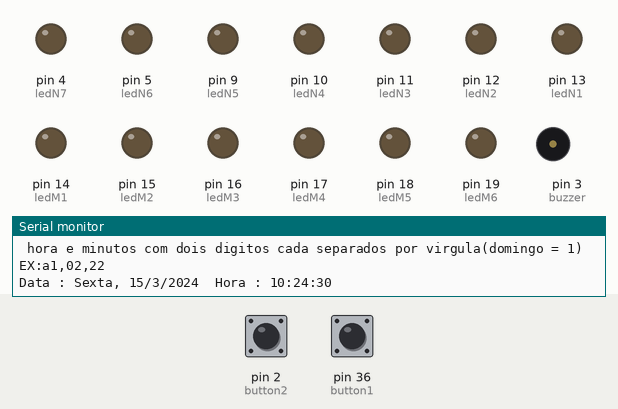
This sketch was run on a simulated Arduino Mega 2560, built with avr-gcc and run on an emulated ATmega2560. On the bench: output pins drawn as LEDs (lit = HIGH), buzzer (waves = sounding, pin HIGH), the last lines printed to the serial monitor. Dashed ring = blinking. The inputs (shaded band) are chosen by the test bench; at power-on: pin 2 (button2) LOW, pin 36 (button1) LOW. The local clock reads 2024-03-15 10:24:30 at power-on unless the sketch sets it.

Above: at 1.2 s.
1.3 s: pin 2 (button2) pulled HIGH for 3.2 s
At 2.9 s:
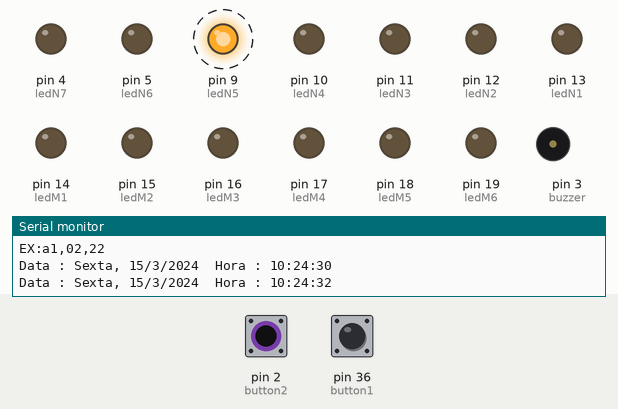
6.6 s: pin 36 (button1) pulled HIGH for 3.2 s
At 8.9 s:
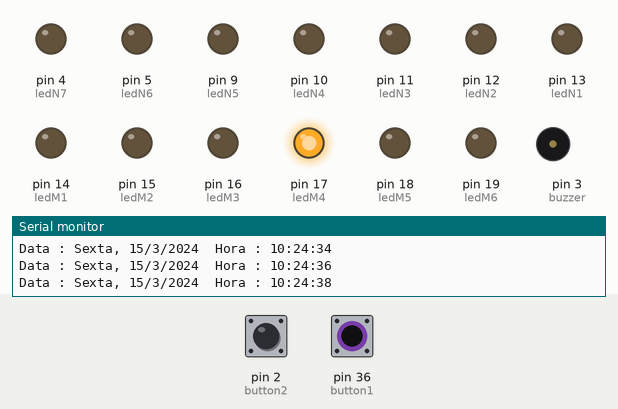
Timing chart, 0 to 10.6 s (numbered marks = the images above; inputs shaded):
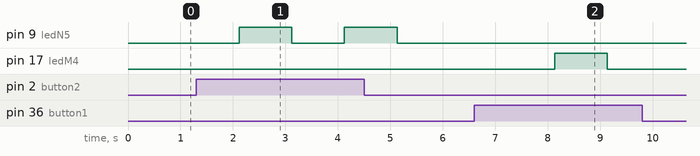

Measured:
- after the input at 1.3 s, pin 9 (ledN5): alternates HIGH for 1.0 s and LOW for 1.0 s, starting after 0.82 s
- after the input at 6.6 s, pin 17 (ledM4): LOW → HIGH after 1.5 s, → LOW 1.0 s later

The sketch:

CaixaRemedio.ino
```cpp
// Programa : Data e hora com modulo RTC DS1302
// Alteracoes e adaptacoes : Arduino e Cia
//
// Baseado no programa original de Krodal e na biblioteca virtuabotixRTC

// Carrega a biblioteca virtuabotixRTC
#include <virtuabotixRTC.h>

// Determina os pinos ligados ao modulo
// myRTC(clock, data, rst)
virtuabotixRTC myRTC(6, 7, 8);

//LEDs de manha
int ledM1 = 14; //seg
int ledM2 = 15; //ter
int ledM3 = 16; //qua
int ledM4 = 17; //qui
int ledM5 = 18; //sex
int ledM6 = 19; //sab
int ledM7 = 20; //dom

//LEDs de noite
int ledN1 = 13; //seg
int ledN2 = 12; //ter
int ledN3 = 11; //qua
int ledN4 = 10;  //qui
int ledN5 = 9;  //sex
int ledN6 = 5;  //sab
int ledN7 = 4; //dom

//buzzer
int buzzer = 3;

//botoes
int button1 = 36;
int button2 = 2;

//flags auxiliares
int flagA = 0;
int auxD = 0;

//variaveis para armazenar o estado dos botoes
int bState1 = 0;
int bState2 = 0;

//struct criada para salvar os alarmes
struct alarme
{
  int diaS;
  int hora;
  int minuto;
};
typedef struct alarme Alarme;

String serialAlarme;

void setup()
{
  Serial.begin(9600);
  // Informacoes iniciais de data e hora
  // Apos setar as informacoes, comente a linha abaixo
  // (segundos, minutos, hora, dia da semana, dia do mes, mes, ano)
  //myRTC.setDS1302Time(30, 45, 15, 2, 25, 6, 2018);

  //configurando os pinos dos LEDs
  pinMode(ledM1, OUTPUT);
  pinMode(ledM2, OUTPUT);
  pinMode(ledM3, OUTPUT);
  pinMode(ledM4, OUTPUT);
  pinMode(ledM5, OUTPUT);
  pinMode(ledM6, OUTPUT);
  pinMode(ledM7, OUTPUT);
  pinMode(ledN1, OUTPUT);
  pinMode(ledN2, OUTPUT);
  pinMode(ledN3, OUTPUT);
  pinMode(ledN4, OUTPUT);
  pinMode(ledN5, OUTPUT);
  pinMode(ledN6, OUTPUT);
  pinMode(ledN7, OUTPUT);

  //configurando os pinos dos botoes
  pinMode(button1, INPUT);
  pinMode(button2, INPUT);

  //configurando o pino do buzzer
  pinMode(buzzer, OUTPUT);
  Serial.println("Digite o alarme, colocando o char a + o dia da semana,\n hora e minutos com dois digitos cada separados por virgula(domingo = 1)\nEX:a1,02,22");
}

void loop()
{
  // Le as informacoes do RTC
  myRTC.updateTime();

  // Imprime as informacoes no serial monitor
  Serial.print("Data : ");
  // Chama a funcao que imprime o dia da semana
  imprime_dia_da_semana(myRTC.dayofweek);
  Serial.print(", ");
  Serial.print(myRTC.dayofmonth);
  Serial.print("/");
  Serial.print(myRTC.month);
  Serial.print("/");
  Serial.print(myRTC.year);
  Serial.print("  ");
  Serial.print("Hora : ");
  // Adiciona um 0 caso o valor da hora seja <10
  if (myRTC.hours < 10)
  {
    Serial.print("0");
  }
  Serial.print(myRTC.hours);
  Serial.print(":");
  // Adiciona um 0 caso o valor dos minutos seja <10
  if (myRTC.minutes < 10)
  {
    Serial.print("0");
  }
  Serial.print(myRTC.minutes);
  Serial.print(":");
  // Adiciona um 0 caso o valor dos segundos seja <10
  if (myRTC.seconds < 10)
  {
    Serial.print("0");
  }
  Serial.println(myRTC.seconds);

  delay(1000);

  //desliga todos os LEDs
  digitalWrite(ledM1, LOW);
  digitalWrite(ledM2, LOW);
  digitalWrite(ledM3, LOW);
  digitalWrite(ledM4, LOW);
  digitalWrite(ledM5, LOW);
  digitalWrite(ledM6, LOW);
  digitalWrite(ledM7, LOW);
  digitalWrite(ledN1, LOW);
  digitalWrite(ledN2, LOW);
  digitalWrite(ledN3, LOW);
  digitalWrite(ledN4, LOW);
  digitalWrite(ledN5, LOW);
  digitalWrite(ledN6, LOW);
  digitalWrite(ledN7, LOW);

  //Vetores dos alarmes
  Alarme m[7];
  Alarme n[7];
  /*
  //alarme domingo de manha
  m[0].diaS = 1;
  m[0].hora = 10;
  m[0].minuto = 30;

  //alarme domingo de noite
  n[0].diaS = 1;
  n[0].hora = 23;
  n[0].minuto = 13;

  //alarme segunda de manha
  m[1].diaS = 2;
  m[1].hora = 10;
  m[1].minuto = 50;

  //alarme segunda de noite
  n[1].diaS = 2;
  n[1].hora = 22;
  n[1].minuto = 59;

  //alarme terca de manha
  m[2].diaS = 3;
  m[2].hora = 10;
  m[2].minuto = 30;

  //alarme terca de noite
  n[2].diaS = 3;
  n[2].hora = 19;
  n[2].minuto = 30;

  //alarme quarta de manha
  m[3].diaS = 4;
  m[3].hora = 10;
  m[3].minuto = 30;

  //alarme quarta de noite
  n[3].diaS = 4;
  n[3].hora = 19;
  n[3].minuto = 30;

  //alarme quinta de manha
  m[4].diaS = 5;
  m[4].hora = 10;
  m[4].minuto = 30;

  //alarme quinta de noite
  n[4].diaS = 5;
  n[4].hora = 19;
  n[4].minuto = 30;

  //alarme sexta de manha
  m[5].diaS = 6;
  m[5].hora = 10;
  m[5].minuto = 30;

  //alarme sexta de noite
  n[5].diaS = 6;
  n[5].hora = 19;
  n[5].minuto = 30;

  //alarme sabado de manha
  m[6].diaS = 7;
  m[6].hora = 10;
  m[6].minuto = 30;

  //alarme sabado de noite
  n[6].diaS = 7;
  n[6].hora = 19;
  n[6].minuto = 30;
  */

  serialAlarme = Serial.readString();

  if(serialAlarme[0] == 'a'){
    int diaNovo = serialAlarme[1] - 48;
    int horaNovo = ((serialAlarme[3] - 48) * 10) + (serialAlarme[4] - 48);
    int minutoNovo = ((serialAlarme[6] - 48) * 10) + (serialAlarme[7] - 48);


    if(horaNovo > 12){
      n[diaNovo-1].diaS = diaNovo;
      n[diaNovo-1].hora = horaNovo;
      n[diaNovo-1].minuto = minutoNovo;
      Serial.print(n[diaNovo-1].diaS);
      Serial.print(" - ");
      Serial.print(n[diaNovo-1].hora);
      Serial.print(":");
      Serial.println(n[diaNovo-1].minuto);
    }else{
      m[diaNovo-1].diaS = diaNovo;
      m[diaNovo-1].hora = horaNovo;
      m[diaNovo-1].minuto = minutoNovo;
      Serial.print(m[diaNovo-1].diaS);
      Serial.print(" - ");
      Serial.print(m[diaNovo-1].hora);
      Serial.print(":");
      Serial.println(m[diaNovo-1].minuto);
    }
  }

  //variavel auxiliar para controle dos vetores
  auxD = myRTC.dayofweek - 1;
  if (auxD < 0) {
    auxD = 6;
  }

  //verifica se algum alarme deve ser acionado
  if (myRTC.hours > 12) {
    if (/*(myRTC.dayofweek == n[auxD].diaS) && */(myRTC.hours == n[auxD].hora) && (myRTC.minutes == n[auxD].minuto) && (myRTC.seconds <= 5)) {
      flagA = 1; //flag indicando que um alarme deve ser acionado
    }
  } else {
    if (/*(myRTC.dayofweek == m[auxD].diaS) && */(myRTC.hours == m[auxD].hora) && (myRTC.minutes == m[auxD].minuto) && (myRTC.seconds <= 5)) {
      flagA = 1;
    }
  }


  //le o estado do botao 1
  bState1 = digitalRead(button1);

  //acende o led do respectivo remedio de liga o alarme
  if (flagA == 1) {
    acendeLED(myRTC.dayofweek, myRTC.hours);
    tone(buzzer, 262, 1000);
    if (bState1 == HIGH) { //se o botao 1 for pressionado desliga o alarme
      flagA = 0;
    }
  }

  //le o estado do botao 2
  bState2 = digitalRead(button2);

  //se o botao 1 for pressionado acende o LED do ultimo remedio tomado
  if (bState1 == HIGH) {
    if (myRTC.hours > 12) {
      if (n[auxD].hora < myRTC.hours) {
        acendeLED(auxD+1, n[auxD].hora);
      } else if (n[auxD].hora == myRTC.hours) {
        if (n[auxD].minuto < myRTC.minutes) {
          acendeLED(auxD+1, n[auxD].hora);
        } else if (n[auxD].minuto >= myRTC.minutes) {
          acendeLED(auxD+1, m[auxD].hora);
        }
      } else if (n[auxD].hora > myRTC.hours) {
        acendeLED(auxD+1, m[auxD].hora);
      }
    } else {
      if (m[auxD].hora < myRTC.hours) {
        acendeLED(auxD+1, m[auxD].hora);
      } else if (m[auxD].hora == myRTC.hours) {
        if (m[auxD].minuto < myRTC.minutes) {
          acendeLED(auxD+1, m[auxD].hora);
        } else if (m[auxD].minuto >= myRTC.minutes) {
          auxD -= 1;
          if (auxD < 0) {
            auxD = 6;
          }
          acendeLED(auxD+1, n[auxD].hora);

        }
      } else if (m[auxD].hora > myRTC.hours) {
        auxD -= 1;
        if (auxD < 0) {
          auxD = 6;
        }
        acendeLED(auxD+1, n[auxD].hora);
      }
    }
  }

  //se o botao 2 for pressionado acendo o LED do proximo remedio a ser tomado
  if (bState2 == HIGH) {
    if (myRTC.hours > 12) {
      if (n[auxD].hora > myRTC.hours) {
        acendeLED(auxD+1, n[auxD].hora);
      } else if (n[auxD].hora == myRTC.hours) {
        if (n[auxD].minuto > myRTC.minutes) {
          acendeLED(auxD+1, n[auxD].hora);
        } else if (n[auxD].minuto <= myRTC.minutes) {
          auxD += 1;
          if (auxD > 6) {
            auxD = 0;
          }
          acendeLED(auxD+1, m[auxD].hora);
        }
      } else if (n[auxD].hora < myRTC.hours) {
        auxD += 1;
        if (auxD > 6) {
          auxD = 0;
        }
        acendeLED(auxD+1, m[auxD].hora);
      }
    } else {
      if (m[auxD].hora > myRTC.hours) {
        acendeLED(auxD+1, m[auxD].hora);
      } else if (m[auxD].hora == myRTC.hours) {
        if (m[auxD].minuto > myRTC.minutes) {
          acendeLED(auxD+1, m[auxD].hora);
        } else if (m[auxD].minuto <= myRTC.minutes) {
          acendeLED(auxD+1, n[auxD].hora);
        }
      } else if (m[auxD].hora < myRTC.hours) {
        acendeLED(auxD+1, n[auxD].hora);
      }
    }
  }

}

//funcao para imprimir por extenso os dias da semana no monitor serial
void imprime_dia_da_semana(int dia)
{
  switch (dia)
  {
    case 1:
      Serial.print("Domingo");
      break;
    case 2:
      Serial.print("Segunda");
      break;
    case 3:
      Serial.print("Terca");
      break;
    case 4:
      Serial.print("Quarta");
      break;
    case 5:
      Serial.print("Quinta");
      break;
    case 6:
      Serial.print("Sexta");
      break;
    case 7:
      Serial.print("Sabado");
      break;
  }
}

//funcao para acender o LED equivalente ao alarme tocado
void acendeLED(int dia, int hora) {
  switch (dia)
  {
    case 1:
      if (hora < 12) {
        digitalWrite(ledM7, HIGH);
      } else if (hora > 11) {
        digitalWrite(ledN7, HIGH);
      }
      break;
    case 2:
      if (hora < 12) {
        digitalWrite(ledM1, HIGH);
      } else if (hora > 11) {
        digitalWrite(ledN1, HIGH);
      }
      break;
    case 3:
      if (hora < 12) {
        digitalWrite(ledM2, HIGH);
      } else if (hora > 11) {
        digitalWrite(ledN2, HIGH);
      }
      break;
    case 4:
      if (hora < 12) {
        digitalWrite(ledM3, HIGH);
      } else if (hora > 11) {
        digitalWrite(ledN3, HIGH);
      }
      break;
    case 5:
      if (hora < 12) {
        digitalWrite(ledM4, HIGH);
      } else if (hora > 11) {
        digitalWrite(ledN4, HIGH);
      }
      break;
    case 6:
      if (hora < 12) {
        digitalWrite(ledM5, HIGH);
      } else if (hora > 11) {
        digitalWrite(ledN5, HIGH);
      }
      break;
    case 7:
      if (hora < 12) {
        digitalWrite(ledM6, HIGH);
      } else if (hora > 11) {
        digitalWrite(ledN6, HIGH);
      }
      break;
  }
}
```
